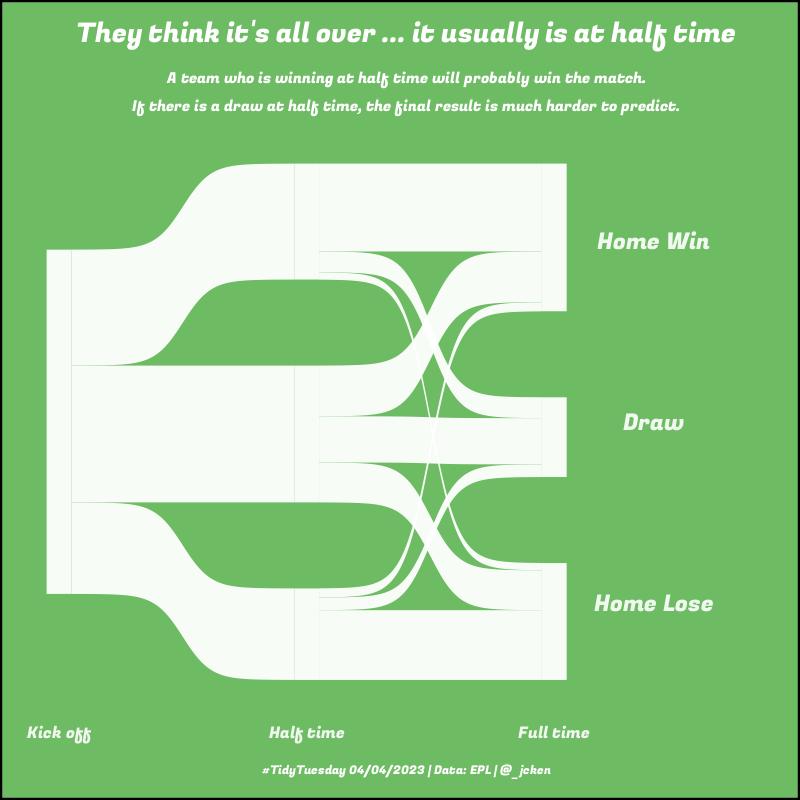

Reproduce this figure in R.
# data & libraries ----
library(tidyverse)
library(ggsankey)
library(showtext)

soccer <- readr::read_csv('https://raw.githubusercontent.com/rfordatascience/tidytuesday/master/data/2023/2023-04-04/soccer21-22.csv')

# fonts & colours ----

font_add_google(name = "Fugaz One", family = "main")
showtext_auto()


green <- "#6DBB63"
txt <- rgb(1, 1, 1, alpha = 0.9)

# functions ---

recode <- function(x) {
  case_when(
    x == "ITR" ~ "Kick off",
    x == "HTR" ~ "Half time",
    x == "FTR" ~ "Full time",
    is.na(x) ~ NA) %>%
    ordered(levels = c("Kick off", "Half time", "Full time"))
}

# wrangling ----

plot_data <- soccer %>%
  select(HTR, FTR) %>%
  mutate(ITR = "D") %>%
  make_long(ITR, HTR,  FTR) %>%
  mutate(x = recode(x),
         next_x = recode(next_x))

results = tibble(
  y = c(-200, 0, 200),
  x = 0,
  result = c("Lose", "Draw", "Win"))
  
# plot ----

subtitle <- "A team who is winning at half time will probably win the match.\nIf there is a draw at half time, the final result is much harder to predict."
caption <- "#TidyTuesday 04/04/2023 | Data: EPL | @_jcken"
result_size <- 6

plot_data %>%
  ggplot(aes(
    x = x,
    next_x = next_x,
    node = node,
    next_node = next_node)) +
  geom_sankey(fill = "white",
              alpha = 0.95) +
  annotate(geom  = "text", x = 3.4, y = 200,
           label = "Home Win", colour = txt,
           family = "main", size = result_size) +
  annotate(geom  = "text", x = 3.4, y = 0,
           label = "Draw", colour = txt,
           family = "main", size = result_size) +
  annotate(geom  = "text", x = 3.4, y = -200, 
           label = "Home Lose", colour = txt,
           family = "main", size = result_size) +
  theme_minimal() +
  coord_cartesian(xlim = c(1.5, 3.3)) +
  labs(x = NULL, y = NULL,
       title = "They think it's all over ... it usually is at half time",
       subtitle = subtitle,
       caption = caption) +
  theme(legend.position = "none",
        text = element_text(family = "main"),
        plot.title = element_text(hjust = 0.5, colour = "white", size = 20),
        plot.subtitle = element_text(hjust = 0.5, colour = "white",
                                     lineheight = 0.5),
        plot.caption = element_text(hjust = 0.5, colour = "white"),
        axis.ticks = element_blank(),
        axis.text.y = element_blank(),
        axis.text.x = element_text(colour = txt, family = "main",
                                   size = 12),
        panel.grid = element_blank(),
        panel.background = element_rect(fill = green, colour = green),
        plot.background = element_rect(fill = green)) 

# save ----

ggsave("2023/2023-04-04/2023-04-04.png",
       width = 800,
       height = 800, 
       units = "px")
